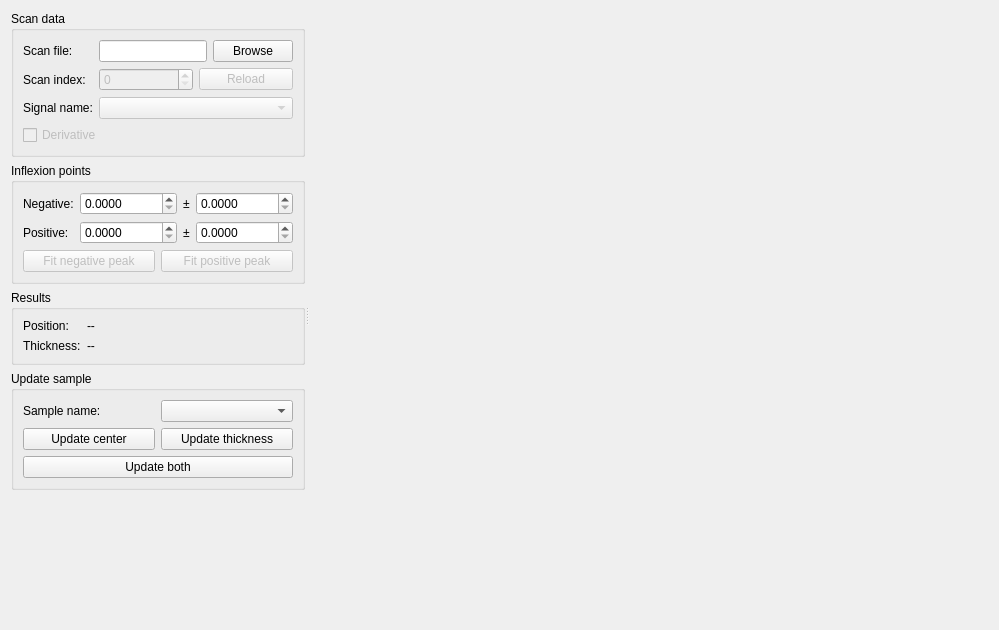
<?xml version="1.0" encoding="UTF-8"?>
<ui version="4.0">
 <class>Form</class>
 <widget class="QWidget" name="Form">
  <property name="geometry">
   <rect>
    <x>0</x>
    <y>0</y>
    <width>999</width>
    <height>630</height>
   </rect>
  </property>
  <property name="windowTitle">
   <string>Capillary position and thickness</string>
  </property>
  <property name="windowIcon">
   <iconset resource="../../../resource/icons/icons.qrc">
    <normaloff>:/icons/capillarysizer.svg</normaloff>:/icons/capillarysizer.svg</iconset>
  </property>
  <layout class="QVBoxLayout" name="verticalLayout">
   <item>
    <widget class="QSplitter" name="splitter">
     <property name="orientation">
      <enum>Qt::Horizontal</enum>
     </property>
     <widget class="QWidget" name="widget" native="true">
      <property name="sizePolicy">
       <sizepolicy hsizetype="Minimum" vsizetype="Preferred">
        <horstretch>0</horstretch>
        <verstretch>0</verstretch>
       </sizepolicy>
      </property>
      <layout class="QVBoxLayout" name="verticalLayout_2">
       <item>
        <widget class="QGroupBox" name="groupBox">
         <property name="title">
          <string>Scan data</string>
         </property>
         <layout class="QGridLayout" name="gridLayout">
          <item row="1" column="0">
           <widget class="QLabel" name="label">
            <property name="sizePolicy">
             <sizepolicy hsizetype="Minimum" vsizetype="Preferred">
              <horstretch>0</horstretch>
              <verstretch>0</verstretch>
             </sizepolicy>
            </property>
            <property name="text">
             <string>Scan index:</string>
            </property>
            <property name="buddy">
             <cstring>scanIndexSpinBox</cstring>
            </property>
           </widget>
          </item>
          <item row="2" column="0">
           <widget class="QLabel" name="label_2">
            <property name="sizePolicy">
             <sizepolicy hsizetype="Minimum" vsizetype="Preferred">
              <horstretch>0</horstretch>
              <verstretch>0</verstretch>
             </sizepolicy>
            </property>
            <property name="text">
             <string>Signal name:</string>
            </property>
            <property name="buddy">
             <cstring>signalNameComboBox</cstring>
            </property>
           </widget>
          </item>
          <item row="1" column="1">
           <widget class="QSpinBox" name="scanIndexSpinBox">
            <property name="enabled">
             <bool>false</bool>
            </property>
           </widget>
          </item>
          <item row="1" column="2">
           <widget class="QPushButton" name="reloadPushButton">
            <property name="enabled">
             <bool>false</bool>
            </property>
            <property name="text">
             <string>Reload</string>
            </property>
            <property name="icon">
             <iconset theme="view-refresh">
              <normaloff>.</normaloff>.</iconset>
            </property>
           </widget>
          </item>
          <item row="2" column="1" colspan="2">
           <widget class="QComboBox" name="signalNameComboBox">
            <property name="enabled">
             <bool>false</bool>
            </property>
           </widget>
          </item>
          <item row="3" column="0" colspan="3">
           <widget class="QCheckBox" name="derivativeCheckBox">
            <property name="enabled">
             <bool>false</bool>
            </property>
            <property name="text">
             <string>Derivative</string>
            </property>
           </widget>
          </item>
          <item row="0" column="0">
           <widget class="QLabel" name="label_9">
            <property name="sizePolicy">
             <sizepolicy hsizetype="Minimum" vsizetype="Preferred">
              <horstretch>0</horstretch>
              <verstretch>0</verstretch>
             </sizepolicy>
            </property>
            <property name="text">
             <string>Scan file:</string>
            </property>
           </widget>
          </item>
          <item row="0" column="1" colspan="2">
           <widget class="QWidget" name="widget_2" native="true">
            <layout class="QHBoxLayout" name="horizontalLayout_2">
             <property name="leftMargin">
              <number>0</number>
             </property>
             <property name="topMargin">
              <number>0</number>
             </property>
             <property name="rightMargin">
              <number>0</number>
             </property>
             <property name="bottomMargin">
              <number>0</number>
             </property>
             <item>
              <widget class="QLineEdit" name="scanFileNameLineEdit">
               <property name="sizePolicy">
                <sizepolicy hsizetype="MinimumExpanding" vsizetype="Fixed">
                 <horstretch>0</horstretch>
                 <verstretch>0</verstretch>
                </sizepolicy>
               </property>
               <property name="readOnly">
                <bool>true</bool>
               </property>
              </widget>
             </item>
             <item>
              <widget class="QPushButton" name="browsePushButton">
               <property name="text">
                <string>Browse</string>
               </property>
               <property name="icon">
                <iconset theme="document-open">
                 <normaloff>.</normaloff>.</iconset>
               </property>
              </widget>
             </item>
            </layout>
           </widget>
          </item>
         </layout>
        </widget>
       </item>
       <item>
        <widget class="QGroupBox" name="groupBox_2">
         <property name="title">
          <string>Inflexion points</string>
         </property>
         <layout class="QGridLayout" name="gridLayout_2">
          <item row="0" column="0">
           <widget class="QLabel" name="label_3">
            <property name="text">
             <string>Negative:</string>
            </property>
            <property name="buddy">
             <cstring>negativeValDoubleSpinBox</cstring>
            </property>
           </widget>
          </item>
          <item row="1" column="0">
           <widget class="QLabel" name="label_4">
            <property name="text">
             <string>Positive:</string>
            </property>
            <property name="buddy">
             <cstring>positiveValDoubleSpinBox</cstring>
            </property>
           </widget>
          </item>
          <item row="0" column="1">
           <widget class="QDoubleSpinBox" name="negativeValDoubleSpinBox">
            <property name="sizePolicy">
             <sizepolicy hsizetype="MinimumExpanding" vsizetype="Fixed">
              <horstretch>0</horstretch>
              <verstretch>0</verstretch>
             </sizepolicy>
            </property>
            <property name="decimals">
             <number>4</number>
            </property>
           </widget>
          </item>
          <item row="1" column="1">
           <widget class="QDoubleSpinBox" name="positiveValDoubleSpinBox">
            <property name="sizePolicy">
             <sizepolicy hsizetype="MinimumExpanding" vsizetype="Fixed">
              <horstretch>0</horstretch>
              <verstretch>0</verstretch>
             </sizepolicy>
            </property>
            <property name="decimals">
             <number>4</number>
            </property>
           </widget>
          </item>
          <item row="0" column="2">
           <widget class="QLabel" name="label_5">
            <property name="text">
             <string>±</string>
            </property>
           </widget>
          </item>
          <item row="0" column="3">
           <widget class="QDoubleSpinBox" name="negativeErrDoubleSpinBox">
            <property name="sizePolicy">
             <sizepolicy hsizetype="MinimumExpanding" vsizetype="Fixed">
              <horstretch>0</horstretch>
              <verstretch>0</verstretch>
             </sizepolicy>
            </property>
            <property name="decimals">
             <number>4</number>
            </property>
           </widget>
          </item>
          <item row="1" column="3">
           <widget class="QDoubleSpinBox" name="positiveErrDoubleSpinBox">
            <property name="sizePolicy">
             <sizepolicy hsizetype="MinimumExpanding" vsizetype="Fixed">
              <horstretch>0</horstretch>
              <verstretch>0</verstretch>
             </sizepolicy>
            </property>
            <property name="decimals">
             <number>4</number>
            </property>
           </widget>
          </item>
          <item row="1" column="2">
           <widget class="QLabel" name="label_6">
            <property name="text">
             <string>±</string>
            </property>
           </widget>
          </item>
          <item row="2" column="0" colspan="4">
           <widget class="QWidget" name="widget_3" native="true">
            <property name="sizePolicy">
             <sizepolicy hsizetype="Minimum" vsizetype="Preferred">
              <horstretch>0</horstretch>
              <verstretch>0</verstretch>
             </sizepolicy>
            </property>
            <property name="minimumSize">
             <size>
              <width>0</width>
              <height>0</height>
             </size>
            </property>
            <layout class="QHBoxLayout" name="horizontalLayout">
             <property name="leftMargin">
              <number>0</number>
             </property>
             <property name="topMargin">
              <number>0</number>
             </property>
             <property name="rightMargin">
              <number>0</number>
             </property>
             <property name="bottomMargin">
              <number>0</number>
             </property>
             <item>
              <widget class="QPushButton" name="fitNegativePushButton">
               <property name="enabled">
                <bool>false</bool>
               </property>
               <property name="text">
                <string>Fit negative peak</string>
               </property>
              </widget>
             </item>
             <item>
              <widget class="QPushButton" name="fitPositivePushButton">
               <property name="enabled">
                <bool>false</bool>
               </property>
               <property name="text">
                <string>Fit positive peak</string>
               </property>
              </widget>
             </item>
            </layout>
           </widget>
          </item>
         </layout>
        </widget>
       </item>
       <item>
        <widget class="QGroupBox" name="groupBox_3">
         <property name="title">
          <string>Results</string>
         </property>
         <layout class="QGridLayout" name="gridLayout_3">
          <item row="0" column="0">
           <widget class="QLabel" name="label_7">
            <property name="sizePolicy">
             <sizepolicy hsizetype="Minimum" vsizetype="Preferred">
              <horstretch>0</horstretch>
              <verstretch>0</verstretch>
             </sizepolicy>
            </property>
            <property name="text">
             <string>Position:</string>
            </property>
           </widget>
          </item>
          <item row="1" column="0">
           <widget class="QLabel" name="label_8">
            <property name="sizePolicy">
             <sizepolicy hsizetype="Minimum" vsizetype="Preferred">
              <horstretch>0</horstretch>
              <verstretch>0</verstretch>
             </sizepolicy>
            </property>
            <property name="text">
             <string>Thickness:</string>
            </property>
           </widget>
          </item>
          <item row="0" column="1">
           <widget class="QLabel" name="positionLabel">
            <property name="sizePolicy">
             <sizepolicy hsizetype="MinimumExpanding" vsizetype="Preferred">
              <horstretch>0</horstretch>
              <verstretch>0</verstretch>
             </sizepolicy>
            </property>
            <property name="text">
             <string>--</string>
            </property>
           </widget>
          </item>
          <item row="1" column="1">
           <widget class="QLabel" name="thicknessLabel">
            <property name="sizePolicy">
             <sizepolicy hsizetype="MinimumExpanding" vsizetype="Preferred">
              <horstretch>0</horstretch>
              <verstretch>0</verstretch>
             </sizepolicy>
            </property>
            <property name="text">
             <string>--</string>
            </property>
           </widget>
          </item>
         </layout>
        </widget>
       </item>
       <item>
        <widget class="QGroupBox" name="groupBox_4">
         <property name="title">
          <string>Update sample</string>
         </property>
         <layout class="QGridLayout" name="gridLayout_4">
          <item row="0" column="0">
           <widget class="QLabel" name="label_11">
            <property name="text">
             <string>Sample name:</string>
            </property>
            <property name="buddy">
             <cstring>sampleNameComboBox</cstring>
            </property>
           </widget>
          </item>
          <item row="0" column="1">
           <widget class="QComboBox" name="sampleNameComboBox"/>
          </item>
          <item row="1" column="0" colspan="2">
           <widget class="QWidget" name="widget_4" native="true">
            <property name="minimumSize">
             <size>
              <width>0</width>
              <height>20</height>
             </size>
            </property>
            <layout class="QGridLayout" name="gridLayout_5">
             <property name="leftMargin">
              <number>0</number>
             </property>
             <property name="topMargin">
              <number>0</number>
             </property>
             <property name="rightMargin">
              <number>0</number>
             </property>
             <property name="bottomMargin">
              <number>0</number>
             </property>
             <item row="0" column="0">
              <widget class="QPushButton" name="updateCenterPushButton">
               <property name="text">
                <string>Update center</string>
               </property>
              </widget>
             </item>
             <item row="0" column="1">
              <widget class="QPushButton" name="updateThicknessPushButton">
               <property name="text">
                <string>Update thickness</string>
               </property>
              </widget>
             </item>
             <item row="1" column="0" colspan="2">
              <widget class="QPushButton" name="updateBothPushButton">
               <property name="text">
                <string>Update both</string>
               </property>
              </widget>
             </item>
            </layout>
           </widget>
          </item>
         </layout>
        </widget>
       </item>
       <item>
        <spacer name="verticalSpacer">
         <property name="orientation">
          <enum>Qt::Vertical</enum>
         </property>
         <property name="sizeHint" stdset="0">
          <size>
           <width>20</width>
           <height>0</height>
          </size>
         </property>
        </spacer>
       </item>
      </layout>
     </widget>
     <widget class="QWidget" name="figureContainerWidget" native="true">
      <property name="sizePolicy">
       <sizepolicy hsizetype="Expanding" vsizetype="Expanding">
        <horstretch>1</horstretch>
        <verstretch>0</verstretch>
       </sizepolicy>
      </property>
     </widget>
    </widget>
   </item>
  </layout>
 </widget>
 <tabstops>
  <tabstop>scanIndexSpinBox</tabstop>
  <tabstop>reloadPushButton</tabstop>
  <tabstop>signalNameComboBox</tabstop>
  <tabstop>derivativeCheckBox</tabstop>
  <tabstop>negativeValDoubleSpinBox</tabstop>
  <tabstop>negativeErrDoubleSpinBox</tabstop>
  <tabstop>positiveValDoubleSpinBox</tabstop>
  <tabstop>positiveErrDoubleSpinBox</tabstop>
  <tabstop>fitNegativePushButton</tabstop>
  <tabstop>fitPositivePushButton</tabstop>
  <tabstop>sampleNameComboBox</tabstop>
  <tabstop>updateCenterPushButton</tabstop>
  <tabstop>updateThicknessPushButton</tabstop>
  <tabstop>updateBothPushButton</tabstop>
 </tabstops>
 <resources>
  <include location="../../../resource/icons/icons.qrc"/>
 </resources>
 <connections/>
</ui>
